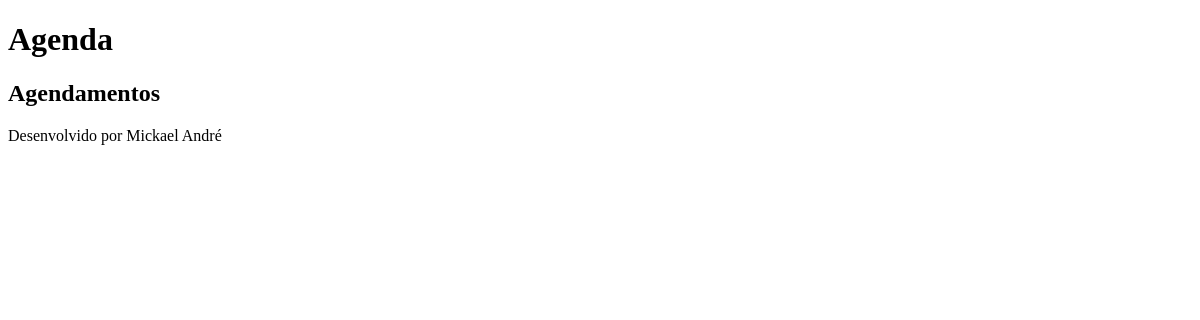
The page /agenda/ (signed in) on the database as committed earlier.
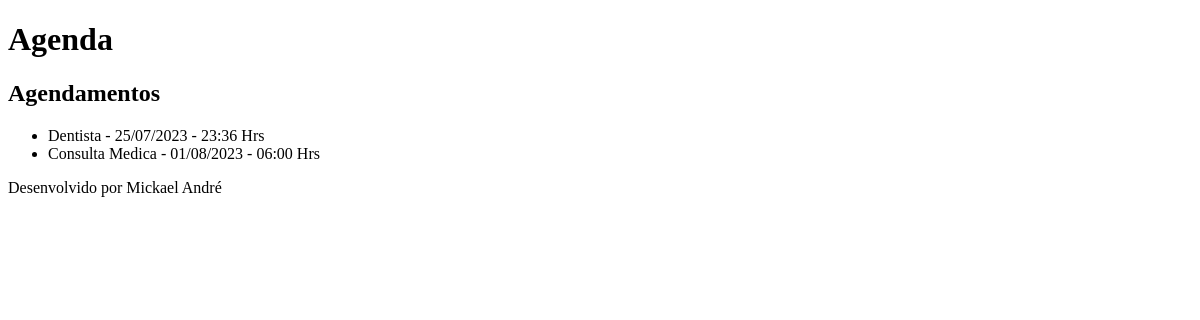
The same page on the database as committed later.
### core/models.py (models this page shows, shortened)
class Evento(models.Model):
    titulo = models.CharField(max_length=200)
    descricao = models.TextField(blank=True, null=True)
    data_evento = models.DateTimeField(verbose_name="Data do evento")
    data_criacao = models.DateTimeField(auto_now=True)
    usuario = models.ForeignKey(User, on_delete=models.CASCADE, blank=True, null=True)
    class Meta:
        db_table = "evento"
    def get_data_evento(self):
        return self.data_evento.strftime('%d/%m/%Y - %H:%M Hrs')

### core/views.py (the view)
# urls.py: path('agenda/', views.lista_eventos),
def lista_eventos(request):
    usuario = request.user
    evento = Evento.objects.filter(usuario=usuario)
    dados = {'eventos':evento}
    return render(request, 'agenda.html', dados)

### templates/agenda.html (shortened to what this page needs)
<!DOCTYPE html>
<html lang="en">
<head>
</head>
{% extends "model-page.html" %}
{% block content %}
    <h2>Agendamentos</h2>
    <ul style="font_size: 18px">
        {% for evento in eventos %}
            <li>{{evento.titulo}} - {{evento.get_data_evento}}</li>
        {% endfor %}
    </ul>
{% endblock %}

### templates/model-page.html
<!DOCTYPE html>
<html lang="en">
<head>
    {% include "model-header.html" %}
</head>
<body>
    {% block content %}
    {% endblock %}
    {% include "model-footer.html" %}
</body>
</html>

### templates/model-header.html (shortened to what this page needs)
    <h1>Agenda</h1>

### templates/model-footer.html
<p>Desenvolvido por Mickael André</p>

Rows that differ between the two databases and show on the page:
added Evento: titulo "Dentista", get_data_evento "25/07/2023 - 23:36 Hrs"
added Evento: titulo "Consulta Medica", get_data_evento "01/08/2023 - 06:00 Hrs"
